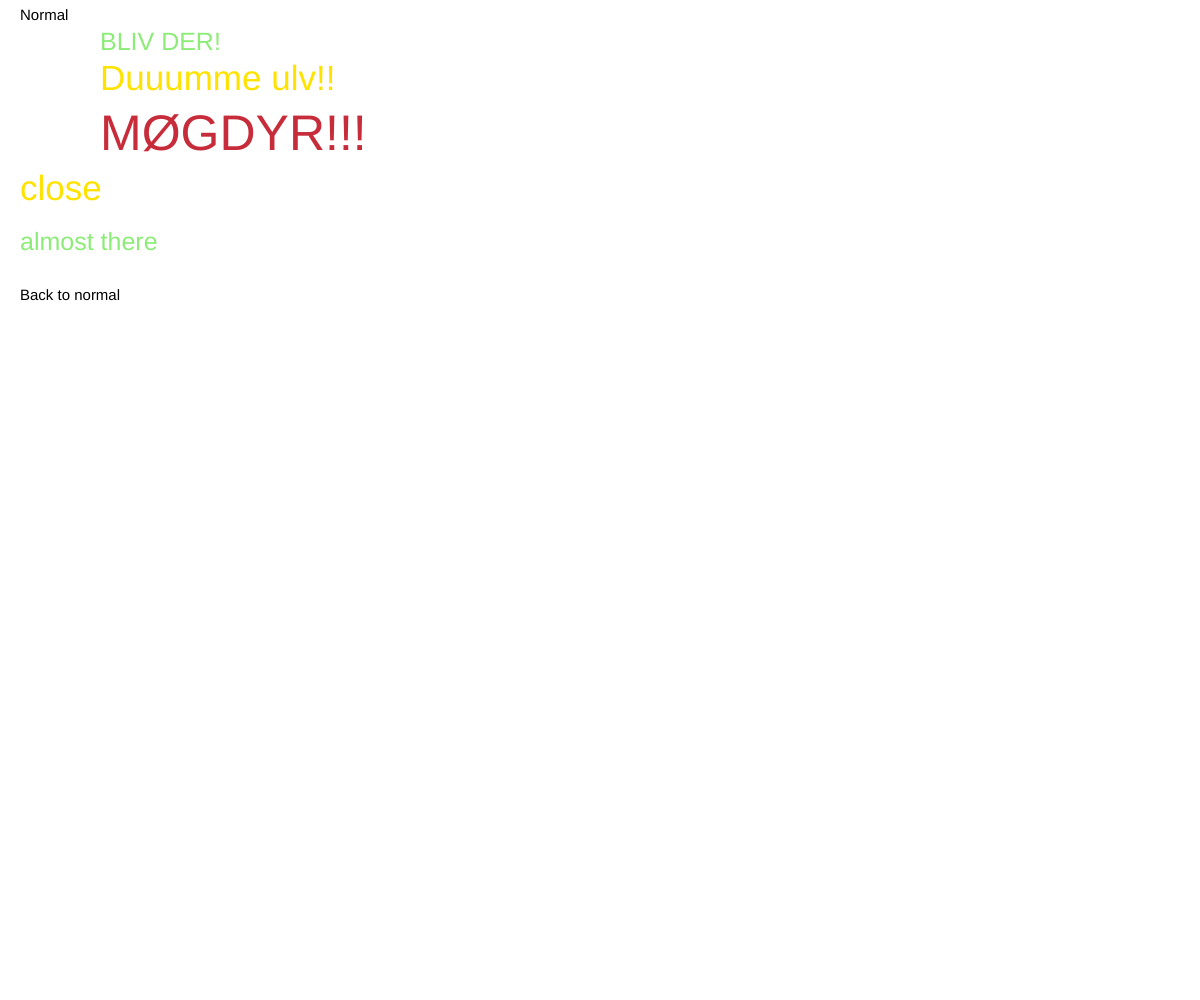
Frame 1 (no input)
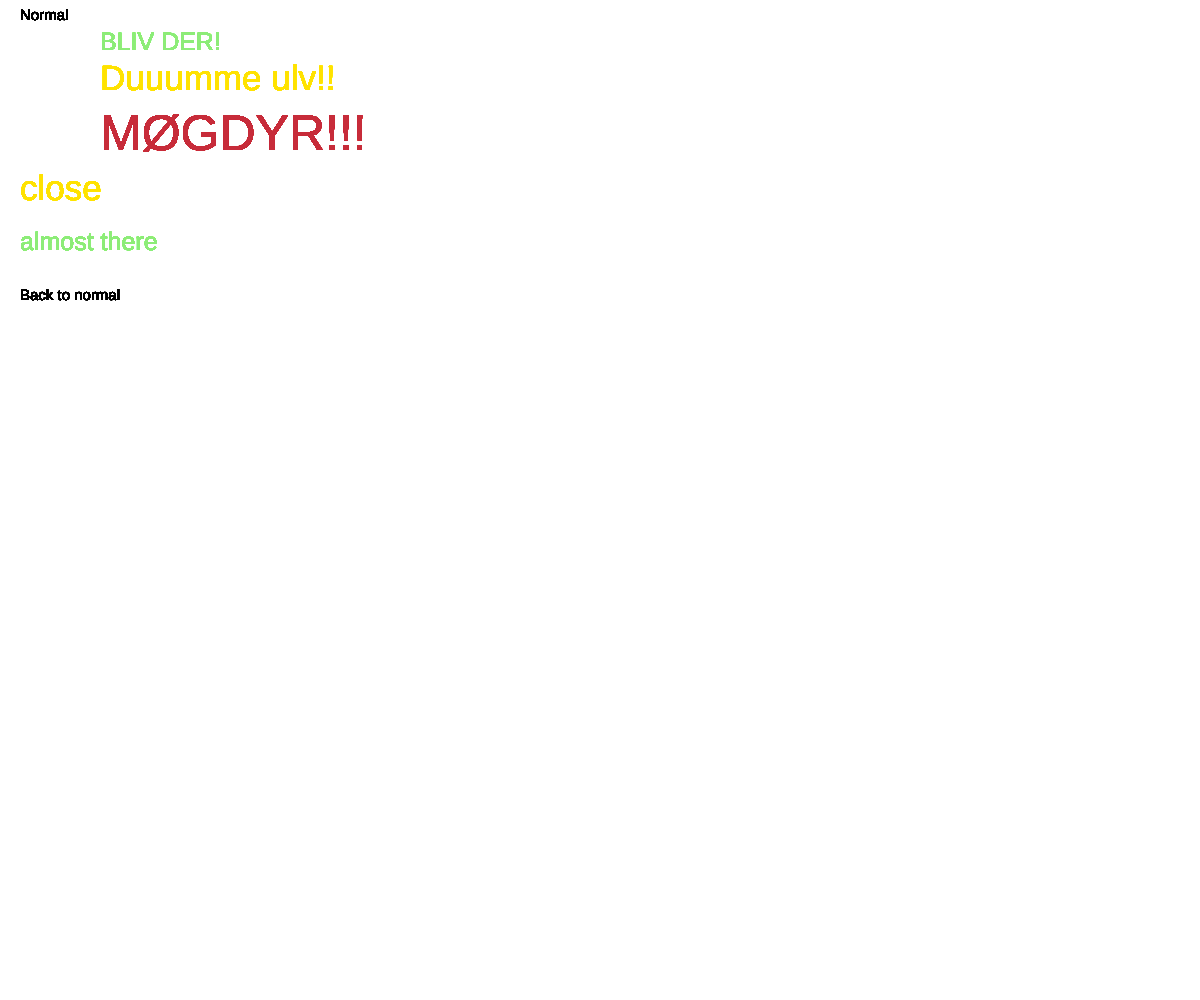
Frame 60 (no input)
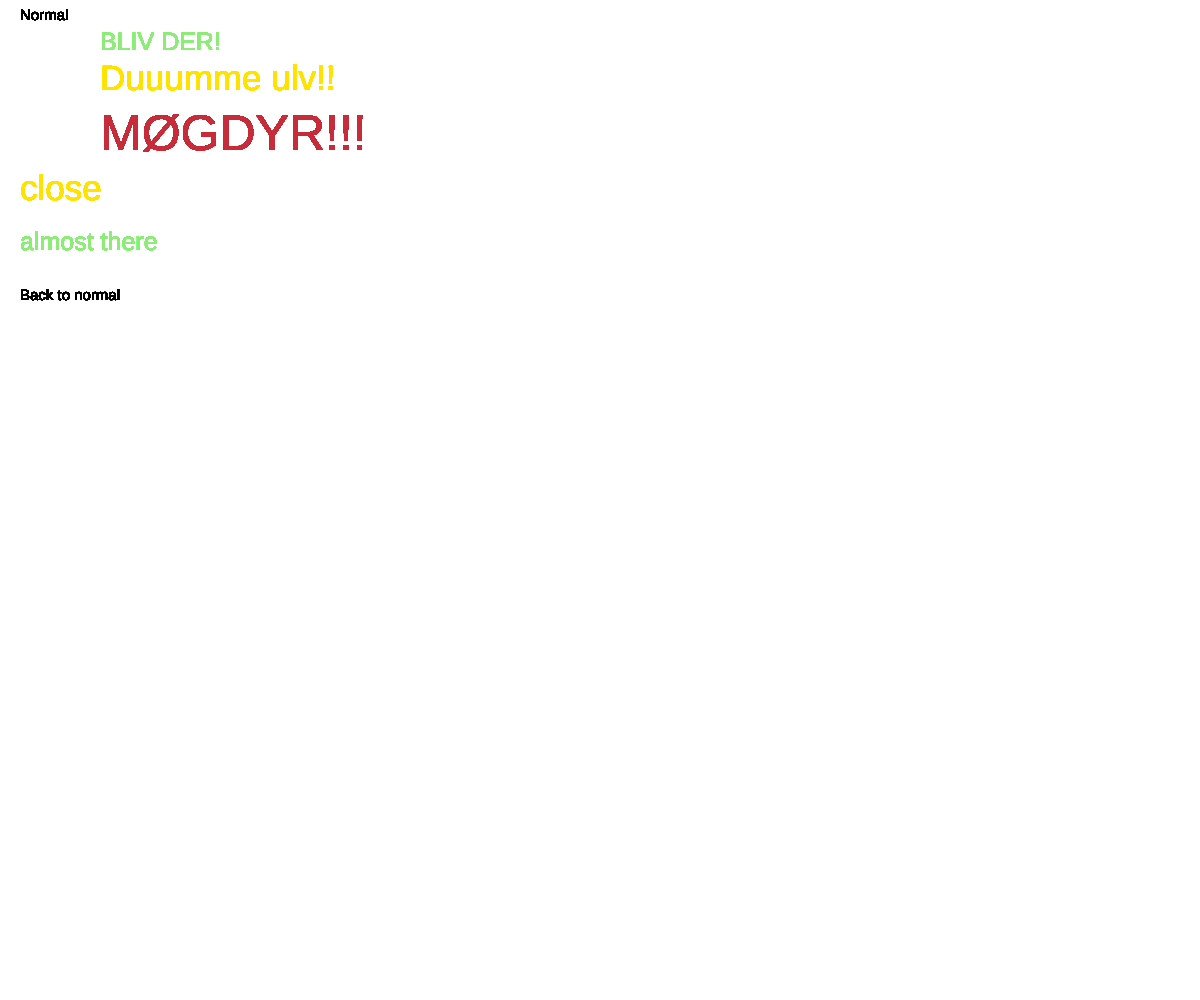
Frame 120 (the mouse pressed at the canvas centre since frame 60)

The p5.js sketch that drew these frames (run headless with seeded random() and noise() and a simulated clock; from frame 60 on, the mouse is pressed at the canvas centre):

// p5.js sketch
// ── sketch.js
var x = ['Normal', 'BLIV DER!', 'Duuumme ulv!!',
'MØGDYR!!!','close', 'almost there',
'Back to normal']
function setup() {
	createCanvas(windowWidth, windowHeight);
}
function draw() {
	textSize(15);
	text(x[0], 20, 20);
push(); //1
	fill(141, 236, 120);
	textSize(25);
	text(x[1], 100, 50);
push(); //2
	fill(255, 226, 0);
	textSize(35);
	text(x[2], 100, 90);
push(); //3
	fill(199, 44, 58);
	textSize(50);
	text(x[3], 100, 150);
pop(); //3
	text(x[4], 20, 200);
pop(); //2
	text(x[5], 20, 250);
pop(); //1
	text(x[6], 20, 300);
}
